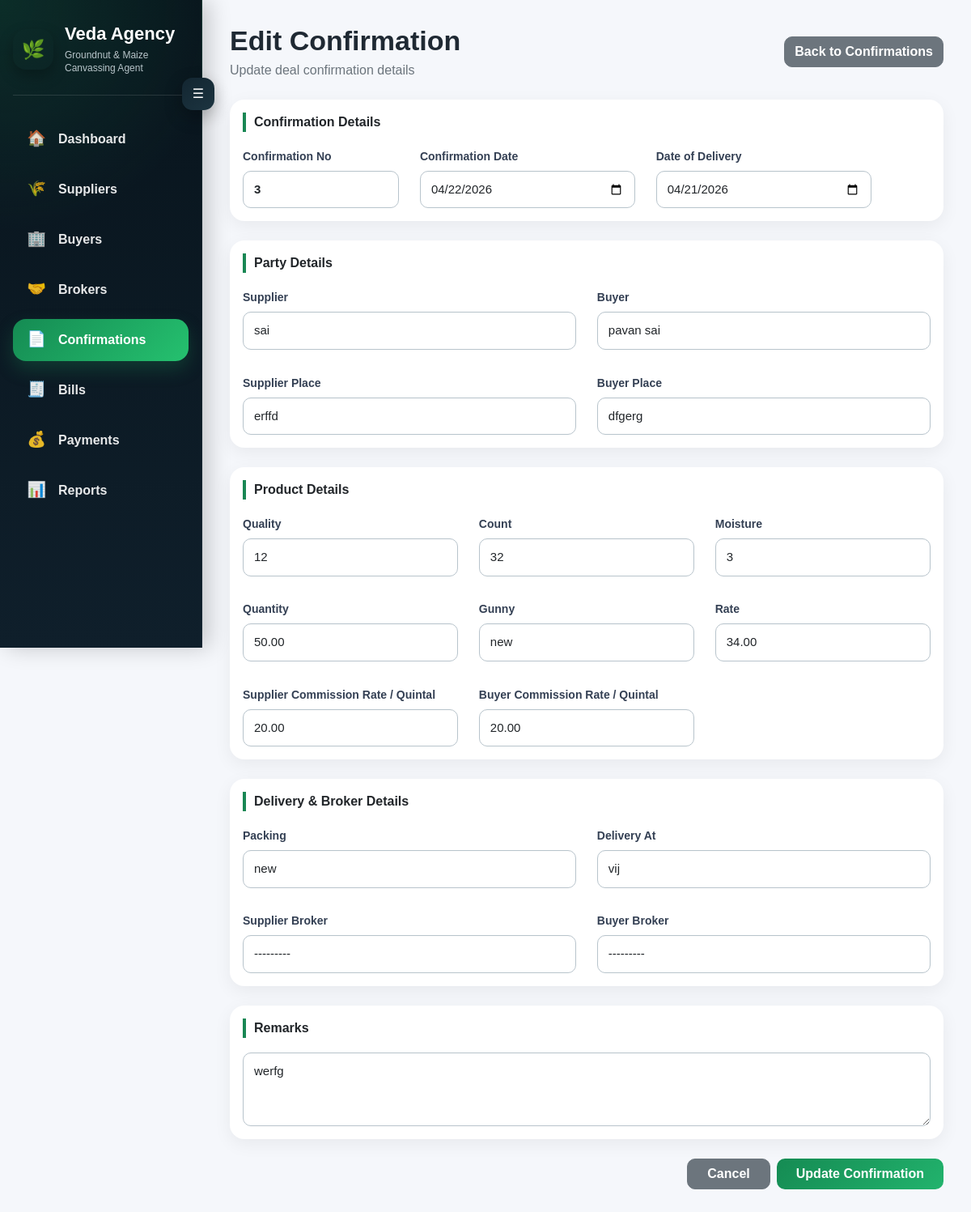
/confirmation/3/edit/, run on the app's committed database.
### transactions/models.py (models this page shows, shortened)
class Confirmation(models.Model):
    confirmation_number = models.CharField(max_length=50, blank=True)
    confirmation_date = models.DateField()
    supplier = models.ForeignKey(Seller, on_delete=models.PROTECT)
    buyer = models.ForeignKey(Buyer, on_delete=models.PROTECT)
    supplier_place = models.CharField(max_length=100, blank=True)
    buyer_place = models.CharField(max_length=100, blank=True)
    quantity = models.DecimalField(max_digits=12, decimal_places=2)
    quality = models.CharField(max_length=100, blank=True)
    count = models.CharField(max_length=50, blank=True)
    moisture = models.CharField(max_length=50, blank=True)
    gunny = models.CharField(max_length=100, blank=True)
    rate = models.DecimalField(max_digits=10, decimal_places=2)
    packing = models.CharField(max_length=100, blank=True)
    delivery_at = models.CharField(max_length=100, blank=True)
    date_of_delivery = models.DateField(blank=True, null=True)
    supplier_commission_rate = models.DecimalField(max_digits=10, decimal_places=2, default=20)
    buyer_commission_rate = models.DecimalField(max_digits=10, decimal_places=2, default=20)
    supplier_broker = models.ForeignKey(
        Broker,
        on_delete=models.SET_NULL,
        null=True,
        blank=True,
        related_name="supplier_confirmations"
    )
    buyer_broker = models.ForeignKey(
        Broker,
        on_delete=models.SET_NULL,
        null=True,
        blank=True,
        related_name="buyer_confirmations"
    )
    remarks = models.TextField(blank=True)

### transactions/views.py (the view)
# urls.py: path("confirmation/<int:confirmation_id>/edit/", views.edit_confirmation, name="edit_confirmation"),
def edit_confirmation(request, confirmation_id):
    confirmation = get_object_or_404(Confirmation, id=confirmation_id)
    if request.method == "POST":
        form = ConfirmationForm(request.POST, instance=confirmation)
        if form.is_valid():
            form.save()
            return redirect("confirmation_list")
    else:
        form = ConfirmationForm(instance=confirmation)
    return render(request, "transactions/edit_confirmation.html", {
        "form": form,
        "confirmation": confirmation
    })

### transactions/models.py (called while the page is built)
    def __str__(self):
        return self.name

    def __str__(self):
        return self.name

    def __str__(self):
        return self.name

### transactions/templates/transactions/edit_confirmation.html (shortened to what this page needs)
{% extends "transactions/base.html" %}
{% block content %}
<div class="d-flex justify-content-between align-items-center mb-4">
    <div>
        <h1 class="page-title">Edit Confirmation</h1>
        <p class="page-subtitle">Update deal confirmation details</p>
    </div>
    <a href="/confirmations/" class="btn btn-secondary">Back to Confirmations</a>
</div>
<form method="post">
    <div class="card mb-4">
        <div class="card-body">
            <div class="section-title">Confirmation Details</div>
            <div class="row g-4">
                <div class="col-md-3">
                    <label class="form-label fw-semibold">Confirmation No</label>
                    <input type="text"
                           class="form-control bg-light fw-semibold"
                           value="{{ confirmation.confirmation_number }}"
                           readonly>
                </div>
                <div class="col-md-4">
                    <label class="form-label fw-semibold">Confirmation Date</label>
                    {{ form.confirmation_date }}
                </div>
                <div class="col-md-4">
                    <label class="form-label fw-semibold">Date of Delivery</label>
                    {{ form.date_of_delivery }}
                </div>
            </div>
        </div>
    </div>
    <div class="card mb-4">
        <div class="card-body">
            <div class="section-title">Party Details</div>
            <div class="row g-4">
                <div class="col-md-6">
                    <label class="form-label fw-semibold">Supplier</label>
                    {{ form.supplier }}
                </div>
                <div class="col-md-6">
                    <label class="form-label fw-semibold">Buyer</label>
                    {{ form.buyer }}
                </div>
                <div class="col-md-6">
                    <label class="form-label fw-semibold">Supplier Place</label>
                    {{ form.supplier_place }}
                </div>
                <div class="col-md-6">
                    <label class="form-label fw-semibold">Buyer Place</label>
                    {{ form.buyer_place }}
                </div>
            </div>
        </div>
    </div>
    <div class="card mb-4">
        <div class="card-body">
            <div class="section-title">Product Details</div>
            <div class="row g-4">
                <div class="col-md-4">
                    <label class="form-label fw-semibold">Quality</label>
                    {{ form.quality }}
                </div>
                <div class="col-md-4">
                    <label class="form-label fw-semibold">Count</label>
                    {{ form.count }}
                </div>
                <div class="col-md-4">
                    <label class="form-label fw-semibold">Moisture</label>
                    {{ form.moisture }}
                </div>
                <div class="col-md-4">
                    <label class="form-label fw-semibold">Quantity</label>
                    {{ form.quantity }}
                </div>
                <div class="col-md-4">
                    <label class="form-label fw-semibold">Gunny</label>
                    {{ form.gunny }}
                </div>
                <div class="col-md-4">
                    <label class="form-label fw-semibold">Rate</label>
                    {{ form.rate }}
                </div>
                <div class="col-md-4">
                    <label class="form-label fw-semibold">Supplier Commission Rate / Quintal</label>
                    {{ form.supplier_commission_rate }}
                </div>
                <div class="col-md-4">
                    <label class="form-label fw-semibold">Buyer Commission Rate / Quintal</label>
                    {{ form.buyer_commission_rate }}
                </div>
            </div>
        </div>
    </div>
    <div class="card mb-4">
        <div class="card-body">
            <div class="section-title">Delivery & Broker Details</div>
            <div class="row g-4">
                <div class="col-md-6">
                    <label class="form-label fw-semibold">Packing</label>
                    {{ form.packing }}
                </div>
                <div class="col-md-6">
                    <label class="form-label fw-semibold">Delivery At</label>
                    {{ form.delivery_at }}
                </div>
                <div class="col-md-6">
                    <label class="form-label fw-semibold">Supplier Broker</label>
                    {{ form.supplier_broker }}
                </div>
                <div class="col-md-6">
                    <label class="form-label fw-semibold">Buyer Broker</label>
                    {{ form.buyer_broker }}
                </div>
            </div>
        </div>
    </div>
    <div class="card mb-4">
        <div class="card-body">
            <div class="section-title">Remarks</div>
            {{ form.remarks }}
        </div>
    </div>
    <div class="d-flex justify-content-end gap-2 mb-5">
        <a href="/confirmations/" class="btn btn-secondary px-4">Cancel</a>
        <button type="submit" class="btn btn-success px-4">Update Confirmation</button>
    </div>
</form>
{% endblock %}

### transactions/templates/transactions/base.html (style rules this page uses)
* { -webkit-font-smoothing: antialiased; -moz-osx-font-smoothing: grayscale; }
:root { --sidebar-open: 250px; --sidebar-closed: 78px; --green: #198754; --dark-1: #08141c; --dark-2: #0f1f2b; }
body { margin: 0; background: #f5f7fb; font-family: Arial, sans-serif; }
.page-title { font-size: 34px; font-weight: 900; margin-bottom: 4px; color: #1f2933; }
.page-subtitle { color: #6c757d; font-size: 16px; margin-bottom: 0; }
.card { border: 0; border-radius: 18px; box-shadow: 0 6px 22px rgba(0,0,0,0.06); }
.section-title { font-weight: 800; font-size: 1rem; margin-bottom: 18px; color: #212529; border-left: 4px solid var(--green); padding-left: 10px; }
.btn { border-radius: 10px; font-weight: 600; }
.btn-success { background: linear-gradient(135deg, #158b53, #22b36d); border: none; }
.form-control, .form-select { border-radius: 10px; }
.form-control[readonly] { background-color: #f1f3f5; cursor: not-allowed; }
.row.g-4 { --bs-gutter-x: 1.6rem; --bs-gutter-y: 1.8rem; }

### transactions/templates/transactions/edit_confirmation.html (style rules this page uses)
.card-body input, .card-body select, .card-body textarea { background-color: #ffffff !important; border: 1.5px solid #b8c4cc !important; padding: 11px 13px; font-size: 15px; border-radius: 10px; transition: all 0.2s ease; box-shadow: inset 0 1px 2px rgba(0,0,0,0.02); }
.form-label { color: #344054; font-size: 14px; margin-bottom: 7px; }

### data on the page
Confirmation: confirmation_number "3", confirmation_date "04/22/2026", date_of_delivery "04/21/2026", supplier "sai", buyer "pavan sai", supplier_place "erffd", buyer_place "dfgerg", quality "12", count "32", moisture "3", quantity "50.00", gunny "new", rate "34.00", supplier_commission_rate "20.00", buyer_commission_rate "20.00", packing "new", delivery_at "vij", supplier_broker "---------", buyer_broker "---------", remarks "werfg"
